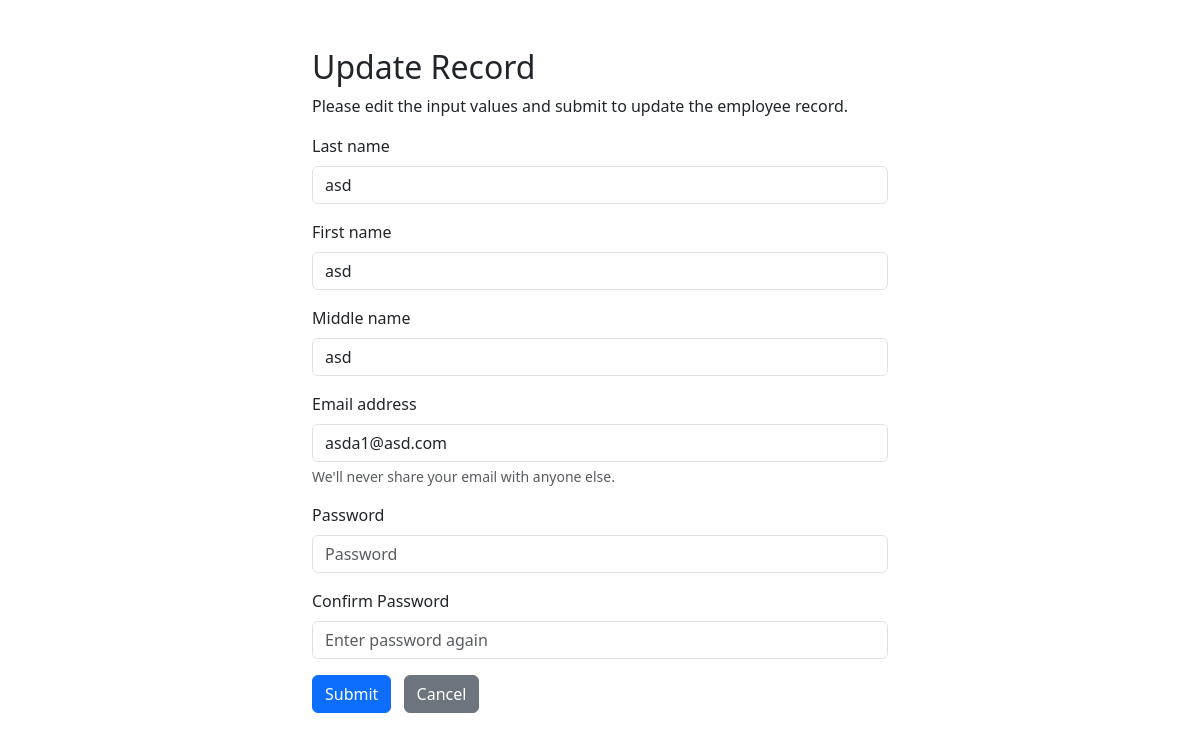
/alumni-update.php?id=1, run on the app's committed database.
### tables this page shows
CREATE TABLE `alumni` (
  `id` int(11) NOT NULL,
  `last_name` varchar(100) NOT NULL,
  `first_name` varchar(100) NOT NULL,
  `middle_name` varchar(100) NOT NULL,
  `email` varchar(255) NOT NULL,
  `password` varchar(50) NOT NULL
);

### alumni-update.php (the view, shortened to what this page needs)
<?php
require_once "./db/config.php";
$last_name = $first_name = $middle_name = $email = $password = $confirm_password = "";
$last_name_err = $first_name_err = $middle_name_err = $email_err = $password_err = $confirm_password_err = "";
if(isset($_POST["id"]) && !empty($_POST["id"])){
    $id = $_POST["id"];
    $input_last_name = trim($_POST["last_name"]);
    if(empty($input_last_name)){
        $name_err = "Please enter a last name.";
    } elseif(!filter_var($input_last_name, FILTER_VALIDATE_REGEXP, array("options"=>array("regexp"=>"/^[a-zA-Z\s]+$/")))){
        $last_name_err = "Please enter a valid name.";
    } else{
        $last_name = $input_last_name;
    }
   $input_first_name = trim($_POST["first_name"]);
   if(empty($input_first_name)){
       $first_name_err = "Please enter a first name.";
   } elseif(!filter_var($input_first_name, FILTER_VALIDATE_REGEXP, array("options"=>array("regexp"=>"/^[a-zA-Z\s]+$/")))){
       $first_name_err = "Please enter a valid name.";
   } else{
       $first_name = $input_first_name;
   }
   $input_middle_name = trim($_POST["middle_name"]);
   if(empty($input_middle_name)){
       $middle_name_err = "Please enter a middle name.";
   } elseif(!filter_var($input_middle_name, FILTER_VALIDATE_REGEXP, array("options"=>array("regexp"=>"/^[a-zA-Z\s]+$/")))){
       $middle_name_err = "Please enter a valid name.";
   } else{
       $middle_name = $input_middle_name;
   }
   $input_email = trim($_POST["email"]);
   if(empty($input_email)){
       $email_err = "Please enter an email address.";
   } elseif(!filter_var($input_email, FILTER_VALIDATE_EMAIL)){
       $email_err = "Please enter a valid email address.";
   } else{
       $email = $input_email;
   }
   $input_password = trim($_POST["password"]);
   if(empty($input_password)){
       $password_err = "Please enter a password.";
   } elseif(strlen($input_password) < 6){
       $password_err = "Password must have at least 6 characters.";
   } else{
       $password = $input_password;
   }
   if(empty(trim($_POST["confirm_password"]))){
       $confirm_password_err = "Please confirm password.";
   } else{
       $confirm_password = trim($_POST["confirm_password"]);
       if(empty($password_err) && ($password != $confirm_password)){
           $confirm_password_err = "Password did not match.";
       }
   }
    if(empty($last_name_err) && empty($first_name_err) && empty($param_middle_name_name_err) && empty($email_err) && empty($password_err) && empty($confirm_password_err)){
        $sql = "UPDATE alumni SET last_name=:last_name, first_name=:first_name, middle_name=:middle_name, email=:email WHERE id=:id";
        if($stmt = $pdo->prepare($sql)){
            $param_last_name = $last_name;
            $param_first_name = $first_name;
            $param_middle_name = $middle_name;
            $param_email = $email;
            $param_id = $id;
            $stmt->bindParam(":last_name", $param_last_name);
            $stmt->bindParam(":first_name", $param_first_name);
            $stmt->bindParam(":middle_name", $param_middle_name);
            $stmt->bindParam(":email", $param_email);
            $stmt->bindParam(":id", $param_id);
            if($stmt->execute()){
                $form_submitted = true;
                if(isset($_GET["id"]) && !empty(trim($_GET["id"]))){
                    $id =  trim($_GET["id"]);
                    $sql = "SELECT * FROM alumni WHERE id = :id";
                    if($stmt = $pdo->prepare($sql)){
                         $param_id = $id;
                        $stmt->bindParam(":id", $param_id);
                        if($stmt->execute()){
                            if($stmt->rowCount() == 1){
                                $row = $stmt->fetch(PDO::FETCH_ASSOC);
                                $last_name = $row["last_name"];
                                $first_name = $row["first_name"];
                                $middle_name = $row["middle_name"];
                                $email = $row["email"];
                                $password = $row["password"];
                            } else{
                                header("location: error.php");
                                exit();
                            }
                        } else{
                            echo "Oops! Something went wrong. Please try again later.";
                        }
                    }
                    unset($stmt);
                    unset($pdo);
                }  else{
                    header("location: error.php");
                    exit();
                }
            } else{
                echo "Oops! Something went wrong. Please try again later.";
            }
        }
        unset($stmt);
    }
    unset($pdo);
} else{
    if(isset($_GET["id"]) && !empty(trim($_GET["id"]))){
        $sql = "SELECT * FROM alumni WHERE id = :id";
        if($stmt = $pdo->prepare($sql)){
            $stmt->bindParam(":id", $param_id);
            if($stmt->execute()){
                if($stmt->rowCount() == 1){
                    $row = $stmt->fetch(PDO::FETCH_ASSOC);
                    $last_name = $row["last_name"];
                    $first_name = $row["first_name"];
                    $middle_name = $row["middle_name"];
                    $email = $row["email"];
                } else{
                    header("location: error.php");
                    exit();
                }
            } else{
                echo "Oops! Something went wrong. Please try again later.";
            }
        }
    }  else{
        header("location: error.php");
        exit();
    }
}
?>
<!DOCTYPE html>
<html lang="en">
<head>
    <link rel="stylesheet" href="https://stackpath.bootstrapcdn.com/bootstrap/4.5.2/css/bootstrap.min.css">
    <link href="https://cdn.jsdelivr.net/npm/bootstrap@5.3.3/dist/css/bootstrap.min.css" rel="stylesheet">
</head>
<body>
    <div class="wrapper">
        <div class="container-fluid">
            <div class="row">
                <div class="col-md-12">
                    <h2 class="mt-5">Update Record</h2>
                    <p>Please edit the input values and submit to update the employee record.</p>
                    <form action="<?php echo htmlspecialchars(basename($_SERVER['REQUEST_URI'])); ?>" method="post">
                        <div class="form-group">
                            <label>Last name</label>
                            <input type="text" name="last_name" class="form-control <?php echo (!empty($last_name_err)) ? 'is-invalid' : ''; ?>" value="<?php echo $last_name; ?>">
                        </div>
                        <div class="form-group">
                            <label>First name</label>
                            <input type="text" name="first_name" class="form-control <?php echo (!empty($first_name_err)) ? 'is-invalid' : ''; ?>" value="<?php echo $first_name; ?>">
                        </div>
                        <div class="form-group">
                            <label>Middle name</label>
                            <input type="text" name="middle_name" class="form-control <?php echo (!empty($middle_name_err)) ? 'is-invalid' : ''; ?>" value="<?php echo $middle_name; ?>">
                        </div>
                        <div class="form-group">
                        <label for="exampleInputEmail1">Email address</label>
                            <input type="email" name="email" class="form-control <?php echo (!empty($email_err)) ? 'is-invalid' : ''; ?>" value="<?php echo $email; ?>" id="exampleInputEmail1" aria-describedby="emailHelp" placeholder="Enter email">
                            <small id="emailHelp" class="form-text text-muted">We'll never share your email with anyone else.</small>
                         </div>
                        <div class="form-group">
                            <label for="exampleInputPassword1">Password</label>
                            <input type="password" name="password" class="form-control <?php echo (!empty($password_err)) ? 'is-invalid' : ''; ?>" id="exampleInputPassword1" placeholder="Password">
                        </div>
                        <div class="form-group">
                            <label for="exampleInputPassword1">Confirm Password</label>
                            <input type="password" name="confirm_password" class="form-control <?php echo (!empty($confirm_password_err)) ? 'is-invalid' : ''; ?>" value="<?php echo $confirm_password; ?>" id="exampleInputPassword1" placeholder="Enter password again">
                        </div>
                        <input type="submit" class="btn btn-primary" value="Submit">
                        <a href="alumni-list.php" class="btn btn-secondary ml-2">Cancel</a>
                    </form>
                </div>
            </div>
        </div>
    </div>
</body>
</html>

### alumni-update.php (style rules this page uses)
.wrapper { width: 600px; margin: 0 auto; }

### data on the page
alumni: last_name "asd", first_name "asd", middle_name "asd", email "asda1@asd.com"
